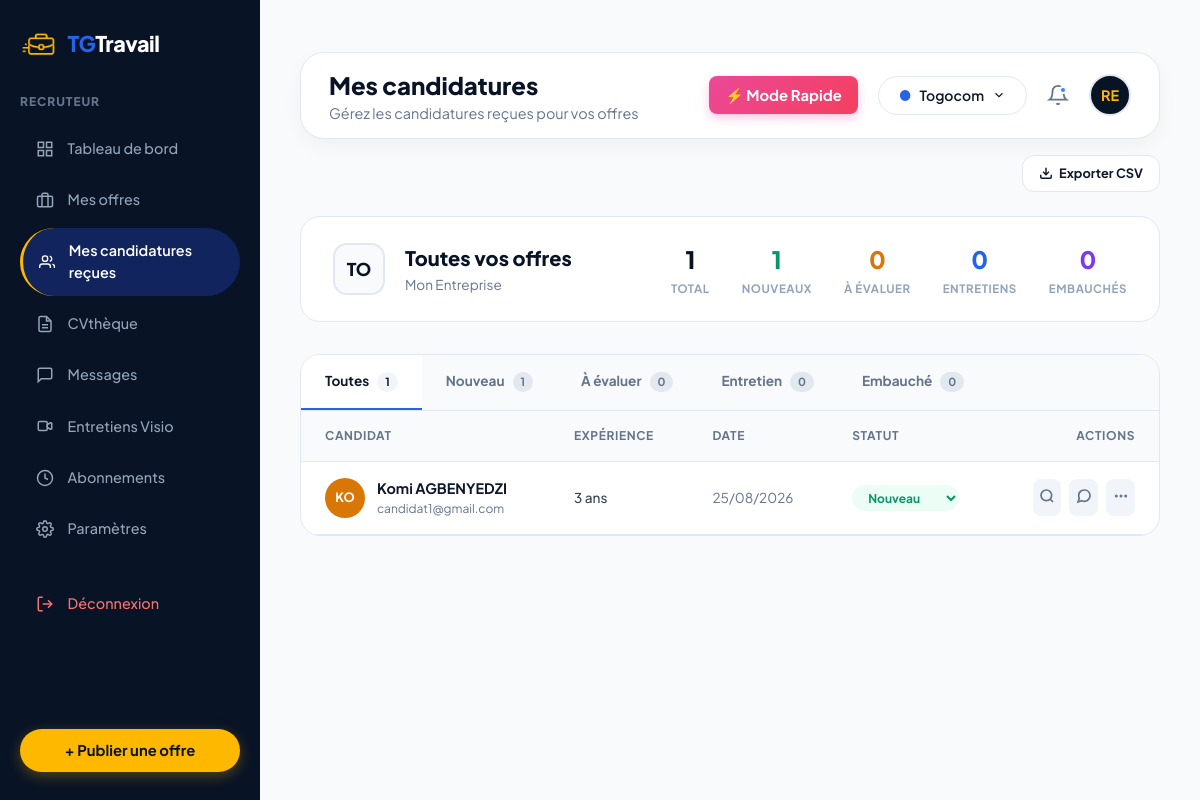
/siteweb/recruteur/candidatures.php (signed in), run on the app's committed database.
### tables this page shows
CREATE TABLE `companies` (
  `id` int(11) NOT NULL AUTO_INCREMENT,
  `user_id` int(11) NOT NULL,
  `nom` varchar(150) NOT NULL,
  `secteur` varchar(100) NOT NULL,
  `ville` varchar(100) NOT NULL DEFAULT 'Lomé',
  `adresse` varchar(255) DEFAULT NULL,
  `telephone` varchar(30) DEFAULT NULL,
  `email` varchar(191) DEFAULT NULL,
  `logo` varchar(255) DEFAULT NULL,
  `description` text,
  `rccm` varchar(100) DEFAULT NULL,
  `verifie` tinyint(1) NOT NULL DEFAULT '0',
  `created_at` timestamp NOT NULL DEFAULT CURRENT_TIMESTAMP,
  `site_web` varchar(255) DEFAULT NULL,
  `type_entite` enum('entreprise','particulier') DEFAULT 'entreprise',
  `cni_document` varchar(255) DEFAULT NULL,
  `statut_validation` enum('en_attente','valide','rejete','a_completer') DEFAULT 'en_attente',
  `motif_rejet` text,
  `subscription_plan` enum('gratuit','basique','premium') DEFAULT 'gratuit',
  `subscription_end` datetime DEFAULT NULL,
  `job_credits` int(11) DEFAULT '0',
  PRIMARY KEY (`id`),
  KEY `user_id` (`user_id`),
  CONSTRAINT `companies_ibfk_1` FOREIGN KEY (`user_id`) REFERENCES `users` (`id`) ON DELETE CASCADE
);

CREATE TABLE `users` (
  `id` int(11) NOT NULL AUTO_INCREMENT,
  `nom` varchar(150) NOT NULL,
  `email` varchar(191) NOT NULL,
  `password` varchar(255) NOT NULL,
  `role` enum('candidat','recruteur','admin') NOT NULL DEFAULT 'candidat',
  `admin_level` enum('superadmin','moderator') DEFAULT 'superadmin',
  `telephone` varchar(30) DEFAULT NULL,
  `avatar` varchar(255) DEFAULT NULL,
  `statut_compte` enum('actif','suspendu','en_attente') NOT NULL DEFAULT 'actif',
  `created_at` timestamp NOT NULL DEFAULT CURRENT_TIMESTAMP,
  `updated_at` timestamp NOT NULL DEFAULT CURRENT_TIMESTAMP ON UPDATE CURRENT_TIMESTAMP,
  PRIMARY KEY (`id`),
  UNIQUE KEY `email` (`email`)
);

CREATE TABLE `applications` (
  `id` int(11) NOT NULL AUTO_INCREMENT,
  `job_id` int(11) NOT NULL,
  `candidate_id` int(11) NOT NULL,
  `lettre_motivation` text,
  `video_pitch` varchar(255) DEFAULT NULL,
  `cv_url` varchar(255) DEFAULT NULL,
  `pretention_salariale` int(11) DEFAULT NULL,
  `disponibilite` varchar(50) DEFAULT NULL,
  `statut` enum('nouveau','evaluation','entretien','embauche','refuse','en_attente','vue','retenu','accepte') DEFAULT 'nouveau',
  `date_entretien` datetime DEFAULT NULL,
  `lieu_entretien` varchar(191) DEFAULT NULL,
  `type_entretien` varchar(50) DEFAULT NULL,
  `note_recruteur` text,
  `created_at` timestamp NOT NULL DEFAULT CURRENT_TIMESTAMP,
  `updated_at` timestamp NOT NULL DEFAULT CURRENT_TIMESTAMP ON UPDATE CURRENT_TIMESTAMP,
  PRIMARY KEY (`id`),
  KEY `job_id` (`job_id`),
  KEY `candidate_id` (`candidate_id`),
  CONSTRAINT `applications_ibfk_1` FOREIGN KEY (`job_id`) REFERENCES `jobs` (`id`) ON DELETE CASCADE,
  CONSTRAINT `applications_ibfk_2` FOREIGN KEY (`candidate_id`) REFERENCES `users` (`id`) ON DELETE CASCADE
);

CREATE TABLE `candidate_profiles` (
  `id` int(11) NOT NULL AUTO_INCREMENT,
  `user_id` int(11) NOT NULL,
  `titre_professionnel` varchar(150) NOT NULL DEFAULT 'Développeuse Web Fullstack',
  `bio` text,
  `ville` varchar(100) NOT NULL DEFAULT 'Lomé',
  `experience_annees` int(11) NOT NULL DEFAULT '3',
  `disponibilite` varchar(50) NOT NULL DEFAULT 'Immédiate',
  `type_contrat_souhaite` varchar(50) NOT NULL DEFAULT 'CDI',
  `pretention_salariale` int(11) NOT NULL DEFAULT '200000',
  `competences` text,
  `linkedin_url` varchar(255) DEFAULT NULL,
  `github_url` varchar(255) DEFAULT NULL,
  `portfolio_url` varchar(255) DEFAULT NULL,
  `cv_file` varchar(255) DEFAULT NULL,
  `completion_pct` int(11) NOT NULL DEFAULT '80',
  `created_at` timestamp NOT NULL DEFAULT CURRENT_TIMESTAMP,
  `updated_at` timestamp NOT NULL DEFAULT CURRENT_TIMESTAMP ON UPDATE CURRENT_TIMESTAMP,
  `subscription_plan` enum('gratuit','premium') DEFAULT 'gratuit',
  `subscription_end` datetime DEFAULT NULL,
  PRIMARY KEY (`id`),
  UNIQUE KEY `user_id` (`user_id`),
  CONSTRAINT `candidate_profiles_ibfk_1` FOREIGN KEY (`user_id`) REFERENCES `users` (`id`) ON DELETE CASCADE
);

### siteweb/recruteur/candidatures.php (the view, shortened to what the rows shown need)
<?php
require_once __DIR__ . '/../includes/auth.php';
$db = getDB();
$companyId = getCurrentCompanyId();
$stmtComp = $db->prepare("SELECT nom, logo FROM companies WHERE id = ?");
$stmtComp->execute([$companyId]);
$company = $stmtComp->fetch();
$companyName = $company['nom'] ?? 'Mon Entreprise';
$companyLogo = $company['logo'] ?? null;
$jobId = isset($_GET['job_id']) ? (int)$_GET['job_id'] : null;
if ($jobId) {
    $jobStmt = $db->prepare("SELECT j.*, c.nom AS company_nom FROM jobs j JOIN companies c ON j.company_id = c.id WHERE j.id = ?");
    $jobStmt->execute([$jobId]);
    $job = $jobStmt->fetch() ?: ['titre' => 'Toutes vos offres', 'company_nom' => 'Mon Entreprise'];
} else {
    $job = ['titre' => 'Toutes vos offres', 'company_nom' => 'Mon Entreprise'];
}
$filterStatus = $_GET['status'] ?? 'tous';
$whereStatus = ($filterStatus !== 'tous') ? "AND a.statut = " . $db->quote($filterStatus) : "";
if ($jobId) {
    $appsStmt = $db->prepare("SELECT a.*, u.nom AS candidate_nom, u.email AS candidate_email, u.telephone AS candidate_telephone, u.avatar AS candidate_avatar, cp.experience_annees, cp.titre_professionnel, j.titre AS job_titre FROM applications a JOIN users u ON a.candidate_id = u.id LEFT JOIN candidate_profiles cp ON u.id = cp.user_id JOIN jobs j ON a.job_id = j.id WHERE a.job_id = ? {$whereStatus} ORDER BY a.created_at DESC");
    $appsStmt->execute([$jobId]);
} else {
    $appsStmt = $db->prepare("SELECT a.*, u.nom AS candidate_nom, u.email AS candidate_email, u.telephone AS candidate_telephone, u.avatar AS candidate_avatar, cp.experience_annees, cp.titre_professionnel, j.titre AS job_titre FROM applications a JOIN users u ON a.candidate_id = u.id LEFT JOIN candidate_profiles cp ON u.id = cp.user_id JOIN jobs j ON a.job_id = j.id WHERE j.company_id = ? {$whereStatus} ORDER BY a.created_at DESC");
    $appsStmt->execute([$companyId]);
}
$applications = $appsStmt->fetchAll();
require_once __DIR__ . '/../includes/header.php';
?>
<div class="dashboard-wrapper">
  <main class="dashboard-content-main" style="overflow-y:auto;">
    <div class="dashboard-topbar">
      <div class="dashboard-header-left" style="display:flex; align-items:center; gap:1rem;">
        <div>
        <h1 class="user-greeting">Mes candidatures</h1>
      </div>
      </div>
      <div style="display:flex;align-items:center;gap:1.25rem;">
        <div class="company-selector-dropdown">
          <span style="color:#2563EB;">●</span><span><?= htmlspecialchars($companyName) ?></span>
          <svg width="14" height="14" viewBox="0 0 24 24" fill="none" stroke="currentColor" stroke-width="2"><polyline points="6 9 12 15 18 9"></polyline></svg>
        </div>
        <a href="../recruteur/parametres.php" style="display:flex;">
          <?php if (!empty($companyLogo) && file_exists(__DIR__.'/'.$companyLogo)): ?>
            <img src="<?= htmlspecialchars($companyLogo) ?>" alt="Logo" style="width:42px;height:42px;border-radius:50%;object-fit:cover;border:2px solid #E2E8F0;">
          <?php else: ?>
            <div style="width:42px;height:42px;border-radius:50%;background:#081326;color:#FFB800;display:flex;align-items:center;justify-content:center;font-weight:700;font-size:.9rem;border:2px solid #E2E8F0;"><?= strtoupper(substr($user['nom'],0,2)) ?></div>
          <?php endif; ?>
        </a>
      </div>
    </div>
    <div style="background:#FFF;border:1.5px solid #E2E8F0;border-radius:20px;padding:1.5rem 2rem;margin-bottom:2rem;display:flex;align-items:center;justify-content:space-between;flex-wrap:wrap;gap:2rem;">
      <div style="display:flex;align-items:center;gap:1.25rem;">
        <?php if (!empty($companyLogo) && file_exists(__DIR__.'/'.$companyLogo)): ?>
          <img src="<?= htmlspecialchars($companyLogo) ?>" alt="Logo" style="width:52px;height:52px;border-radius:14px;object-fit:cover;border:2px solid #E2E8F0;">
        <?php else: ?>
          <div style="width:52px;height:52px;border-radius:14px;background:#F8FAFC;color:#081326;display:flex;align-items:center;justify-content:center;font-weight:800;font-size:1.1rem;border:2px solid #E2E8F0;"><?= strtoupper(substr($companyName,0,2)) ?></div>
        <?php endif; ?>
        <div>
          <h2 style="font-size:1.25rem;font-weight:800;color:#081326;margin:0;"><?= htmlspecialchars($job['titre']) ?></h2>
          <p style="font-size:.85rem;color:#64748B;margin:.15rem 0 0;"><?= htmlspecialchars($job['company_nom']) ?></p>
        </div>
      </div>
    </div>
    <div style="background:#FFF;border:1.5px solid #E2E8F0;border-radius:20px;overflow:hidden;">
      <div style="overflow-x:auto;">
        <table style="width:100%;border-collapse:collapse;min-width:700px;">
          <thead>
            <tr style="background:#F8FAFC;border-bottom:1.5px solid #E2E8F0;text-align:left;font-size:.75rem;color:#64748B;text-transform:uppercase;letter-spacing:0.05em;">
              <th style="padding:1rem 1.5rem;font-weight:700;">Candidat</th>
              <th style="padding:1rem 1.5rem;font-weight:700;">Expérience</th>
              <th style="padding:1rem 1.5rem;font-weight:700;">Date</th>
              <th style="padding:1rem 1.5rem;font-weight:700;">Statut</th>
              <th style="padding:1rem 1.5rem;font-weight:700;text-align:right;">Actions</th>
            </tr>
          </thead>
          <tbody>
            <?php if (empty($applications)): ?>
            <tr>
              <td colspan="5" style="padding:4rem 2rem;text-align:center;color:#94A3B8;">
                <svg width="48" height="48" viewBox="0 0 24 24" fill="none" stroke="currentColor" stroke-width="1.5" style="opacity:.3;margin-bottom:1rem;"><path d="M17 21v-2a4 4 0 0 0-4-4H5a4 4 0 0 0-4 4v2"></path><circle cx="9" cy="7" r="4"></circle><path d="M23 21v-2a4 4 0 0 0-3-3.87"></path><path d="M16 3.13a4 4 0 0 1 0 7.75"></path></svg>
                <div style="font-size:1rem;font-weight:700;color:#64748B;">Aucune candidature</div>
                <div style="font-size:.85rem;">Rien à afficher pour ce filtre.</div>
              </td>
            </tr>
            <?php else: ?>
              <?php foreach ($applications as $app):
                $bgColors = ['#081326','#1E40AF','#7C3AED','#059669','#D97706'];
                $bg = $bgColors[crc32($app['candidate_nom']) % count($bgColors)];
                $initials = strtoupper(substr($app['candidate_nom'],0,2));
                $statusColors = match($app['statut']) {
                  'nouveau' => ['#ECFDF5','#059669'],
                  'evaluation' => ['#FFFBEB','#D97706'],
                  'entretien' => ['#EFF6FF','#2563EB'],
                  'embauche' => ['#F5F3FF','#7C3AED'],
                  'refuse' => ['#FEF2F2','#DC2626'],
                  default => ['#F1F5F9','#64748B']
                };
              ?>
              <tr style="border-bottom:1px solid #E2E8F0;transition:background .2s;cursor:pointer;" onmouseover="this.style.background='#F8FAFC'" onmouseout="this.style.background='transparent'" onclick="window.location.href='user_id=<?= $app['candidate_id'] ?>'">
                <td style="padding:1rem 1.5rem;">
                  <div style="display:flex;align-items:center;gap:.75rem;">
                    <?php if (!empty($app['candidate_avatar']) && file_exists(__DIR__.'/'.$app['candidate_avatar'])): ?>
                      <img src="<?= htmlspecialchars($app['candidate_avatar']) ?>" alt="Avatar" style="width:40px;height:40px;border-radius:50%;object-fit:cover;">
                    <?php else: ?>
                      <div style="width:40px;height:40px;border-radius:50%;background:<?= $bg ?>;color:#FFF;display:flex;align-items:center;justify-content:center;font-weight:700;font-size:.8rem;"><?= $initials ?></div>
                    <?php endif; ?>
                    <div>
                      <div style="font-weight:700;color:#0F172A;font-size:.9rem;"><?= htmlspecialchars($app['candidate_nom']) ?></div>
                      <div style="font-size:.75rem;color:#64748B;"><?= htmlspecialchars($app['candidate_email']) ?></div>
                    </div>
                  </div>
                </td>
                <td style="padding:1rem 1.5rem;font-size:.85rem;color:#334155;font-weight:500;">
                  <?= $app['experience_annees'] ?? 0 ?> ans
                </td>
                <td style="padding:1rem 1.5rem;font-size:.85rem;color:#64748B;">
                  <?= date('d/m/Y', strtotime($app['created_at'])) ?>
                </td>
                <td style="padding:1rem 1.5rem;" onclick="event.stopPropagation();">
                  <form action="candidatures.php?<?= $jobId?"job_id={$jobId}":"" ?>" method="POST" style="margin:0;">
                    <select name="statut" onchange="this.form.submit()" style="background:<?= $statusColors[0] ?>;color:<?= $statusColors[1] ?>;border:none;padding:.3rem .75rem;border-radius:99px;font-size:.75rem;font-weight:700;cursor:pointer;outline:none;font-family:inherit;">
                      <option value="nouveau" <?= $app['statut'] === 'nouveau' ? 'selected' : '' ?>>Nouveau</option>
                    </select>
                  </form>
                </td>
                <td style="padding:1rem 1.5rem;text-align:right;" onclick="event.stopPropagation();">
                  <div style="display:inline-flex;gap:.5rem;">
                    <a href="user_id=<?= $app['candidate_id'] ?><?= $jobId ? '&job_id='.$jobId : '' ?>" style="color:#64748B;padding:.4rem;background:#F1F5F9;border-radius:8px;transition:all .2s;" onmouseover="this.style.color='#2563EB';this.style.background='#EFF6FF'" onmouseout="this.style.color='#64748B';this.style.background='#F1F5F9'" title="Voir Profil">
                      <svg width="16" height="16" viewBox="0 0 24 24" fill="none" stroke="currentColor" stroke-width="2.5"><circle cx="11" cy="11" r="8"></circle><line x1="21" y1="21" x2="16.65" y2="16.65"></line></svg>
                    </a>
                    <a href="api-start-conversation.php?candidate_id=<?= $app['candidate_id'] ?>" style="color:#64748B;padding:.4rem;background:#F1F5F9;border-radius:8px;transition:all .2s;" onmouseover="this.style.color='#059669';this.style.background='#ECFDF5'" onmouseout="this.style.color='#64748B';this.style.background='#F1F5F9'" title="Contacter">
                      <svg width="16" height="16" viewBox="0 0 24 24" fill="none" stroke="currentColor" stroke-width="2.5"><path d="M21 11.5a8.38 8.38 0 0 1-.9 3.8 8.5 8.5 0 0 1-7.6 4.7 8.38 8.38 0 0 1-3.8-.9L3 21l1.9-5.7a8.38 8.38 0 0 1-.9-3.8 8.5 8.5 0 0 1 4.7-7.6 8.38 8.38 0 0 1 3.8-.9h.5a8.48 8.48 0 0 1 8 8v.5z"></path></svg>
                    </a>
                    <button style="color:#64748B;padding:.4rem;background:#F1F5F9;border:none;border-radius:8px;cursor:pointer;transition:all .2s;" onmouseover="this.style.color='#0F172A';this.style.background='#E2E8F0'" onmouseout="this.style.color='#64748B';this.style.background='#F1F5F9'">
                      <svg width="16" height="16" viewBox="0 0 24 24" fill="none" stroke="currentColor" stroke-width="2.5"><circle cx="12" cy="12" r="1"></circle><circle cx="19" cy="12" r="1"></circle><circle cx="5" cy="12" r="1"></circle></svg>
                    </button>
                  </div>
                </td>
              </tr>
              <?php endforeach; ?>
            <?php endif; ?>
          </tbody>
        </table>
      </div>
    </div>
  </main>
</div>
<?php require_once __DIR__ . '/../includes/footer.php'; ?>

### data on the page
companies: nom "Togocom", nom "TO"
users: nom "RE"
applications: candidate.nom "KO", candidate.nom "Komi AGBENYEDZI", candidate.email "candidat1@gmail.com", candidate_profiles.experience_annees "3", created_at "25/08/2026", statut "Nouveau"

### other printed values
$job['titre'] "Toutes vos offres"
$job['company_nom'] "Mon Entreprise"
$kpis['tous'] "1"
$kpis['nouveau'] "1"
$kpis['evaluation'] "0"
$kpis['entretien'] "0"
$kpis['embauche'] "0"
$t[0] "Toutes"
$t[1] "1"
$t[0] "Nouveau"
$t[0] "À évaluer"
$t[1] "0"
$t[0] "Entretien"
$t[0] "Embauché"
